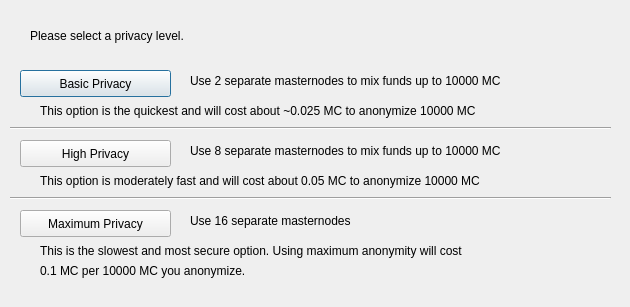
<?xml version="1.0" encoding="UTF-8"?>
<ui version="4.0">
 <class>ObfuscationConfig</class>
 <widget class="QDialog" name="ObfuscationConfig">
  <property name="geometry">
   <rect>
    <x>0</x>
    <y>0</y>
    <width>630</width>
    <height>307</height>
   </rect>
  </property>
  <property name="windowTitle">
   <string>Configure Obfuscation</string>
  </property>
  <widget class="QPushButton" name="buttonBasic">
   <property name="geometry">
    <rect>
     <x>20</x>
     <y>70</y>
     <width>151</width>
     <height>27</height>
    </rect>
   </property>
   <property name="text">
    <string>Basic Privacy</string>
   </property>
  </widget>
  <widget class="QPushButton" name="buttonHigh">
   <property name="geometry">
    <rect>
     <x>20</x>
     <y>140</y>
     <width>151</width>
     <height>27</height>
    </rect>
   </property>
   <property name="text">
    <string>High Privacy</string>
   </property>
  </widget>
  <widget class="QPushButton" name="buttonMax">
   <property name="geometry">
    <rect>
     <x>20</x>
     <y>210</y>
     <width>151</width>
     <height>27</height>
    </rect>
   </property>
   <property name="text">
    <string>Maximum Privacy</string>
   </property>
  </widget>
  <widget class="QLabel" name="label">
   <property name="geometry">
    <rect>
     <x>30</x>
     <y>20</y>
     <width>571</width>
     <height>31</height>
    </rect>
   </property>
   <property name="text">
    <string>Please select a privacy level.</string>
   </property>
  </widget>
  <widget class="QLabel" name="label_2">
   <property name="geometry">
    <rect>
     <x>190</x>
     <y>70</y>
     <width>421</width>
     <height>21</height>
    </rect>
   </property>
   <property name="text">
    <string>Use 2 separate masternodes to mix funds up to 10000 MC</string>
   </property>
  </widget>
  <widget class="QLabel" name="label_3">
   <property name="geometry">
    <rect>
     <x>190</x>
     <y>140</y>
     <width>411</width>
     <height>21</height>
    </rect>
   </property>
   <property name="text">
    <string>Use 8 separate masternodes to mix funds up to 10000 MC</string>
   </property>
  </widget>
  <widget class="QLabel" name="label_4">
   <property name="geometry">
    <rect>
     <x>190</x>
     <y>210</y>
     <width>421</width>
     <height>21</height>
    </rect>
   </property>
   <property name="text">
    <string>Use 16 separate masternodes</string>
   </property>
  </widget>
  <widget class="QLabel" name="label_6">
   <property name="geometry">
    <rect>
     <x>40</x>
     <y>100</y>
     <width>561</width>
     <height>21</height>
    </rect>
   </property>
   <property name="text">
    <string>This option is the quickest and will cost about ~0.025 MC to anonymize 10000 MC</string>
   </property>
  </widget>
  <widget class="QLabel" name="label_7">
   <property name="geometry">
    <rect>
     <x>40</x>
     <y>170</y>
     <width>561</width>
     <height>21</height>
    </rect>
   </property>
   <property name="text">
    <string>This option is moderately fast and will cost about 0.05 MC to anonymize 10000 MC</string>
   </property>
  </widget>
  <widget class="QLabel" name="label_8">
   <property name="geometry">
    <rect>
     <x>40</x>
     <y>240</y>
     <width>561</width>
     <height>21</height>
    </rect>
   </property>
   <property name="text">
    <string>This is the slowest and most secure option. Using maximum anonymity will cost</string>
   </property>
  </widget>
  <widget class="QLabel" name="label_9">
   <property name="geometry">
    <rect>
     <x>40</x>
     <y>260</y>
     <width>561</width>
     <height>21</height>
    </rect>
   </property>
   <property name="text">
    <string>0.1 MC per 10000 MC you anonymize.</string>
   </property>
  </widget>
  <widget class="Line" name="line">
   <property name="geometry">
    <rect>
     <x>10</x>
     <y>120</y>
     <width>601</width>
     <height>16</height>
    </rect>
   </property>
   <property name="orientation">
    <enum>Qt::Horizontal</enum>
   </property>
  </widget>
  <widget class="Line" name="line_2">
   <property name="geometry">
    <rect>
     <x>10</x>
     <y>190</y>
     <width>601</width>
     <height>16</height>
    </rect>
   </property>
   <property name="orientation">
    <enum>Qt::Horizontal</enum>
   </property>
  </widget>
 </widget>
 <resources/>
 <connections/>
</ui>
